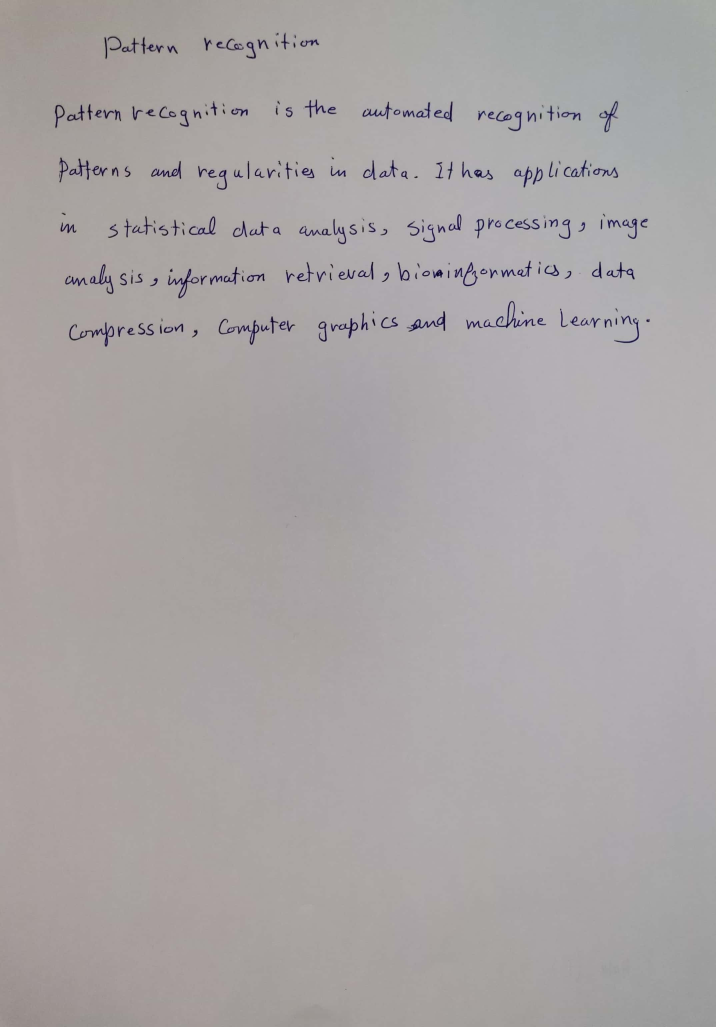
#> input picture imgs/paper.jpg, 2148 x 3080 px (shown at 1/3 size)
$ jupyter execute Preprocessing.ipynb   (older library calls are emulated)
#> lines starting #> are read from the running program, lines starting #| are printed output that depends on the picture; after the words box and inside, x2 and y2 are one past the last pixel; in counts of white or black regions, pixels touching at a corner belong together
### importantImageFunctions.py
import cv2
import skimage
import numpy as np
from skimage import img_as_ubyte
import matplotlib.pyplot as plt


# [4 lines left out: function openCVtoSkimage, not called in this run]


def SkimagetoOpenCV(img):
    return img_as_ubyte(img)


def removeShadowsFromPaper(img):
    rgb_planes = cv2.split(img)

    result_planes = []
    result_norm_planes = []
    for plane in rgb_planes:
        dilated_img = cv2.dilate(plane, np.ones((7, 7), np.uint8))
        bg_img = cv2.medianBlur(dilated_img, 21)
        diff_img = 255 - cv2.absdiff(plane, bg_img)
        norm_img = cv2.normalize(
            diff_img, None, alpha=0, beta=255, norm_type=cv2.NORM_MINMAX, dtype=cv2.CV_8UC1)
        result_planes.append(diff_img)
        result_norm_planes.append(norm_img)

    # [4 lines of commented-out code are left out]
    if len(result_norm_planes) >= 1:
        result_norm = cv2.merge(result_norm_planes)
    else:
        result_norm = img

    # skimage.io.imshow(result)
    return result_norm


# [29 lines left out: functions getGaussianThreshold, splitAndSegmentN, not called in this run]


def imageToBinary(img):
    gray = skimage.color.rgb2gray(img)
    binary = np.where(gray < 0.8, 0, 1)
    return binary


def plotBinaryHistogram(img):
    ax = plt.hist(img.ravel(), bins=256)
    plt.show()


def normalize(img):
    if np.max(img) <= 1:
        return img*255
    else:
        return img


def findContours(img):
    img = normalize(img)
    img = skimage.img_as_ubyte(img)
    if img.ndim > 2:
        img = cv2.cvtColor(img, cv2.COLOR_BGR2GRAY)
    contours_inv, hierarchy_inv = cv2.findContours(
        cv2.bitwise_not(img), cv2.RETR_EXTERNAL, cv2.CHAIN_APPROX_SIMPLE)
    contours, hierarchy = cv2.findContours(
        img, cv2.RETR_EXTERNAL, cv2.CHAIN_APPROX_SIMPLE)
    if len(contours_inv) > len(contours):
        return contours_inv, hierarchy_inv
    else:
        return contours, hierarchy


# [11 lines left out: function removeBlank2, not called in this run]


def removeBlank(ioImage):
    binary = ioImage.copy()
    contours, _ = findContours(binary)
    rightest_x = 0
    leftest_x = binary.shape[0]
    lowest_y = binary.shape[1]
    highest_Y = 0
    for contour in contours[1:]:
        x, y, w, h = cv2.boundingRect(contour)
        if w*h > 100:
            if x+w > rightest_x:
                rightest_x = x+w
            if x < leftest_x:
                leftest_x = x
            if y+h > highest_Y:
                highest_Y = y+h
            if y < lowest_y:
                lowest_y = y
    margin = 100
    while lowest_y-margin < 0:
        margin -= 10
    lowest_y = lowest_y-margin
    margin = 100
    while highest_Y+margin > binary.shape[1]:
        margin -= 10
    highest_Y = highest_Y+margin
    margin = 100
    while leftest_x-margin < 0:
        margin -= 10
    leftest_x = leftest_x-margin
    margin = 100
    while rightest_x+margin > binary.shape[0]:
        margin -= 10
    rightest_x = rightest_x+margin
    return ioImage[lowest_y:highest_Y, leftest_x:rightest_x]


# [54 lines left out: functions drawContours, getTextLinesFromBinary, extractCharactersFromBinaryImage, not called in this run]


def show_images(images, titles=None):
    if isinstance(images, list) == False:
        images = [images]
    n_ims = len(images)
    if titles is None:
        titles = ['(%d)' % i for i in range(1, n_ims + 1)]
    fig = plt.figure()
    n = 1
    for image, title in zip(images, titles):
        a = fig.add_subplot(1, n_ims, n)
        if image.ndim == 2:
            plt.gray()
        plt.imshow(image)
        a.set_title(title)
        n += 1
    fig.set_size_inches(np.array(fig.get_size_inches()) * n_ims)
    plt.show()


# [20 lines left out: functions findAndDrawLines, histogramOfLBP, not called in this run]

### Preprocessing.ipynb
[cell 1]
import cv2
import skimage
import numpy as np
import os
from importantImageFunctions import *

[cell 2]
images = []

padding = 50
img = skimage.io.imread("./imgs/paper.jpg")[padding:-padding, padding:-padding]
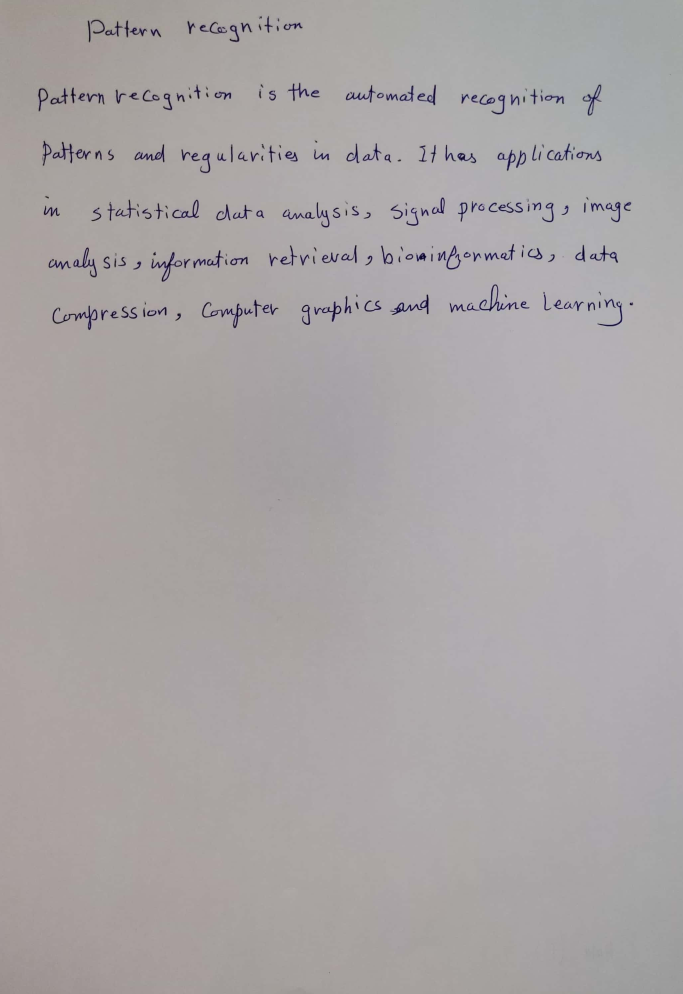
#> img: shape (2980, 2048, 3) (shown at 1/3 size); mean R, G, B 169.6, 164.7, 165.5
gray = imageToBinary(removeShadowsFromPaper(img))
#> the loop in removeShadowsFromPaper, `for plane in rgb_planes:` made 3 passes
#> pass 1, in removeShadowsFromPaper, `dilated_img = cv2.dilate(plane, np.ones((7, 7), np.uint8))`:
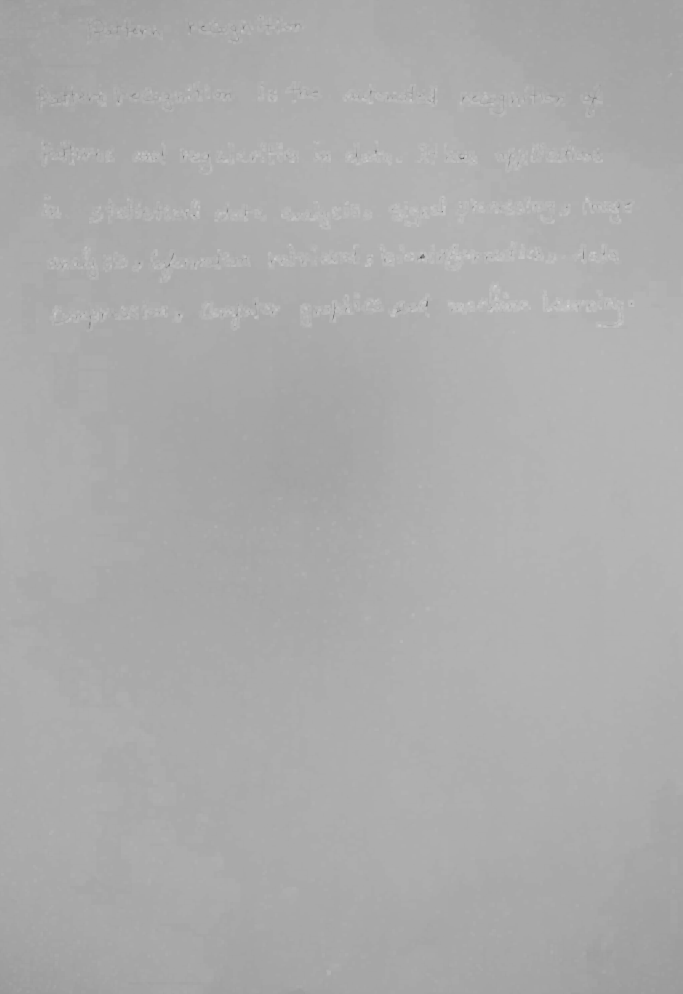
#> dilated_img: shape (2980, 2048) (shown at 1/3 size); min 47, max 210, mean 172
#> pass 1, in removeShadowsFromPaper, `diff_img = 255 - cv2.absdiff(plane, bg_img)`:
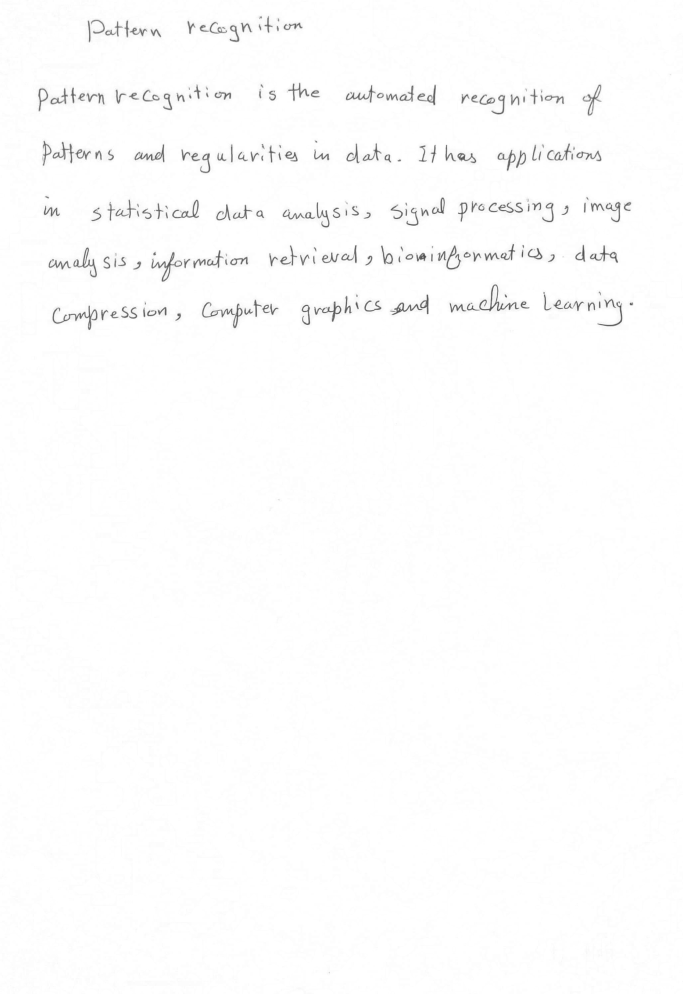
#> diff_img: shape (2980, 2048) (shown at 1/3 size); min 65, max 255, mean 252.6
#> after the loop in removeShadowsFromPaper, `for plane in rgb_planes:`: result_norm_planes = 3 items
#> in imageToBinary, `binary = np.where(gray < 0.8, 0, 1)`:
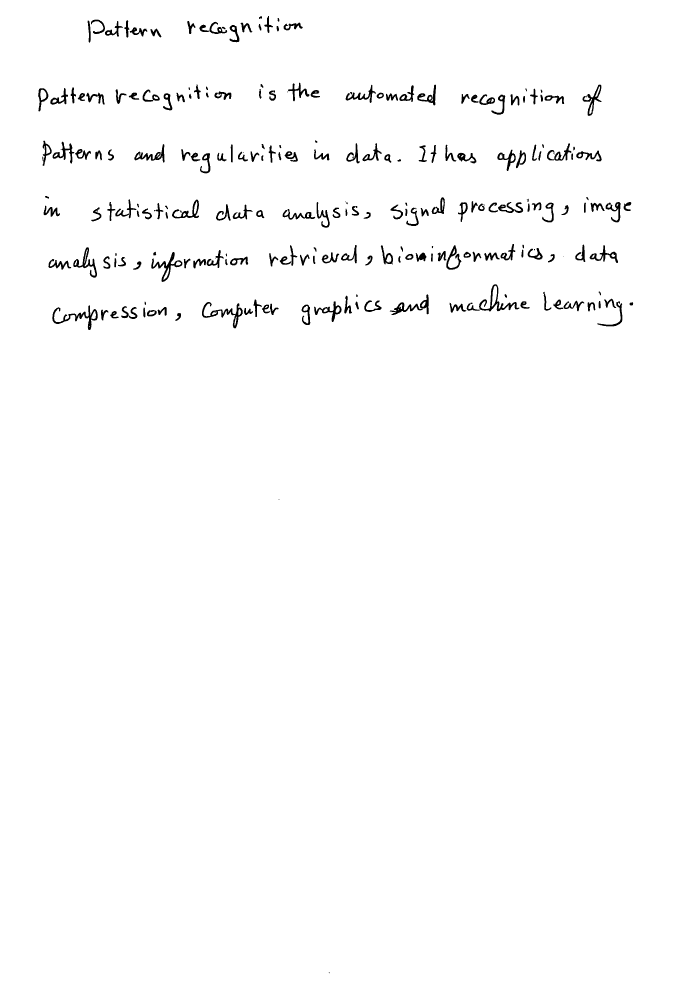
#> binary: shape (2980, 2048) int64 (shown at 1/3 size); values 0 (black) and 1 (white), 98.5% white; 234 black regions (15 under 20 px), largest, box (x1, y1, x2, y2) and area: (157, 916, 293, 990) 2059, (606, 906, 728, 985) 1962, (1437, 853, 1558, 935) 1958
gray = removeBlank(gray)
#> in findContours, `img = skimage.img_as_ubyte(img)`: img: shape (2980, 2048); 98.5% white; 234 black regions (15 under 20 px)
#> in findContours, `contours_inv, hierarchy_inv = cv2.findContours( cv2.bitwise_not(img), ..`: contours_inv = 233 contours, 20 with area under 20; largest, box (x1, y1, x2, y2) and area: (1437, 853, 1558, 935) 2292, (157, 916, 293, 990) 1954, (606, 906, 728, 985) 1941, (454, 756, 547, 846) 1895, (1169, 883, 1286, 945) 1757
#> in findContours, `contours, hierarchy = cv2.findContours( img, cv2.RETR_EXTERNAL, cv2.CH..`: contours = [[[0, 0], [0, 2979], [2047, 2979], [2047, 0]]]
#> in removeBlank, `contours, _ = findContours(binary)`: contours has the same summary as contours_inv in findContours
#> the loop in removeBlank, `for contour in contours[1:]:` made 232 passes
#> (x, y, w, h, rightest_x, leftest_x, highest_Y, lowest_y) on pass 2: (526, 939, 17, 24, 543, 526, 963, 939)
#> (x, y, w, h, leftest_x, highest_Y, lowest_y) on pass 11: (157, 916, 136, 74, 157, 990, 916)
#> after the loop in removeBlank, `for contour in contours[1:]:`: highest_Y = 990; leftest_x = 114; lowest_y = 48; rightest_x = 1900
#> the loop in removeBlank, `while lowest_y-margin < 0:` made 6 passes
#> margin on passes 1 to 6: 90, 80, 70, 60, 50, 40
#> after the loop in removeBlank, `while lowest_y-margin < 0:`: margin = 40
#> in removeBlank, `lowest_y = lowest_y-margin`: lowest_y = 8
#> after the loop in removeBlank, `while highest_Y+margin > binary.shape[1]:`: margin = 100
#> in removeBlank, `highest_Y = highest_Y+margin`: highest_Y = 1090
#> after the loop in removeBlank, `while leftest_x-margin < 0:`: margin = 100
#> in removeBlank, `leftest_x = leftest_x-margin`: leftest_x = 14
#> after the loop in removeBlank, `while rightest_x+margin > binary.shape[0]:`: margin = 100
#> in removeBlank, `rightest_x = rightest_x+margin`: rightest_x = 2000
#> in removeBlank, `return ioImage[lowest_y:highest_Y, leftest_x:rightest_x]`:
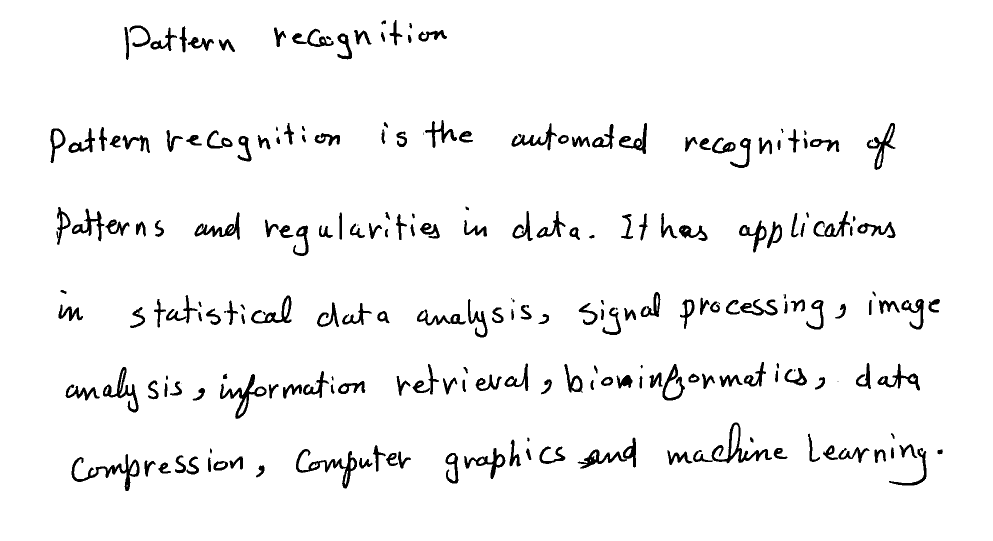
#> returned value: shape (1082, 1986) int64 (shown at 1/2 size); values 0 (black) and 1 (white), 95.6% white; 232 black regions (13 under 20 px), largest, box (x1, y1, x2, y2) and area: (143, 908, 279, 982) 2059, (592, 898, 714, 977) 1962, (1423, 845, 1544, 927) 1958
images.append(gray)
# if needed
# lines = getTextLinesFromBinary(gray)
# if needed
# chars = extractCharactersFromBinaryImage(gray)

show_images(images)
#> in show_images, `n_ims = len(images)`: n_ims = 1
#> the loop in show_images, `for image, title in zip(images, titles):` made 1 pass
#> (title, n) on pass 1: ('(1)', 2)
#> after the loop in show_images, `for image, title in zip(images, titles):`: n = 2
